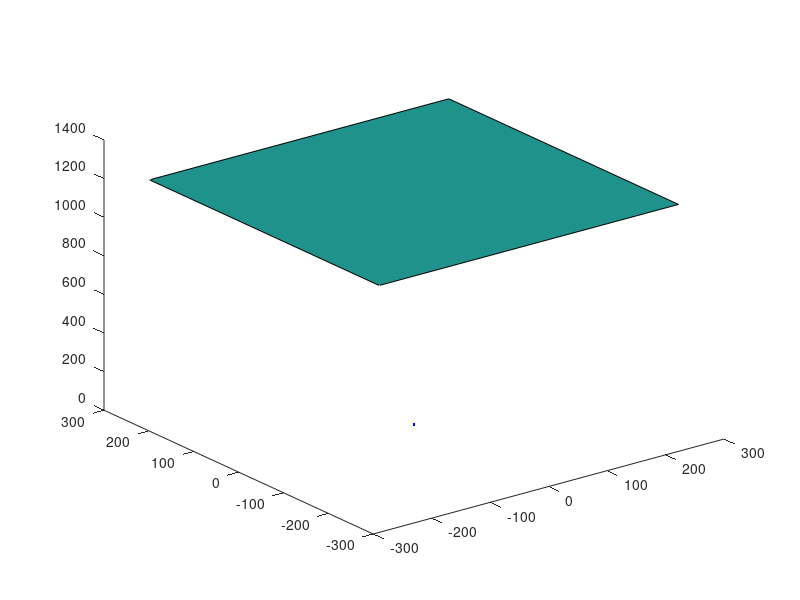

MATLAB code for this plot: (Note: this script raises an error after producing the figure.)
plot3(0,0,0,'.b')
hold on
x=[-256,256;-256,256];
y=[-256,-256;256,256];
z=[1204.385308,1204.385308;1204.385308,1204.385308];
surf(x,y,z)
alpha(0.3)
plot3(-233.860000,232.980000,1204.385308,'.b')
hold on
plot3(-218.360000,-139.150000,1204.385308,'.b')
hold on
x=linspace(-218.360000,-234.954635,10000);
y=linspace(-139.150000,-138.403975,10000);
z=linspace(1204.385308,1204.385308,10000);
plot3(x,y,z,'b')
hold on
plot3(-181.170000,-67.360000,1204.385308,'.b')
hold on
x=linspace(-181.170000,-167.667103,10000);
y=linspace(-67.360000,-52.009280,10000);
z=linspace(1204.385308,1204.385308,10000);
plot3(x,y,z,'b')
hold on
plot3(-148.260000,152.560000,1204.385308,'.b')
hold on
x=linspace(-148.260000,-126.862904,10000);
y=linspace(152.560000,132.949700,10000);
z=linspace(1204.385308,1204.385308,10000);
plot3(x,y,z,'b')
hold on
plot3(-114.830000,96.420000,1204.385308,'.b')
hold on
x=linspace(-114.830000,-143.181066,10000);
y=linspace(96.420000,93.300564,10000);
z=linspace(1204.385308,1204.385308,10000);
plot3(x,y,z,'b')
hold on
plot3(-30.410000,-189.990000,1204.385308,'.b')
hold on
x=linspace(-30.410000,5.952932,10000);
y=linspace(-189.990000,-178.595178,10000);
z=linspace(1204.385308,1204.385308,10000);
plot3(x,y,z,'b')
hold on
plot3(-16.330000,-226.760000,1204.385308,'.b')
hold on
x=linspace(-16.330000,28.844467,10000);
y=linspace(-226.760000,-229.517087,10000);
z=linspace(1204.385308,1204.385308,10000);
plot3(x,y,z,'b')
hold on
plot3(-20.050000,-97.690000,1204.385308,'.b')
hold on
x=linspace(-20.050000,-13.248437,10000);
y=linspace(-97.690000,-110.345522,10000);
z=linspace(1204.385308,1204.385308,10000);
plot3(x,y,z,'b')
hold on
plot3(0.010000,-107.490000,1204.385308,'.b')
hold on
x=linspace(0.010000,4.654503,10000);
y=linspace(-107.490000,-80.510757,10000);
z=linspace(1204.385308,1204.385308,10000);
plot3(x,y,z,'b')
hold on
plot3(7.770000,181.450000,1204.385308,'.b')
hold on
x=linspace(7.770000,-8.271230,10000);
y=linspace(181.450000,152.725793,10000);
z=linspace(1204.385308,1204.385308,10000);
plot3(x,y,z,'b')
hold on
plot3(27.250000,175.030000,1204.385308,'.b')
hold on
x=linspace(27.250000,11.935636,10000);
y=linspace(175.030000,142.059307,10000);
z=linspace(1204.385308,1204.385308,10000);
plot3(x,y,z,'b')
hold on
plot3(95.790000,30.550000,1204.385308,'.b')
hold on
x=linspace(95.790000,71.135073,10000);
y=linspace(30.550000,13.644707,10000);
z=linspace(1204.385308,1204.385308,10000);
plot3(x,y,z,'b')
hold on
plot3(136.890000,238.590000,1204.385308,'.b')
hold on
plot3(168.590000,182.250000,1204.385308,'.b')
hold on
plot3(205.430000,-56.160000,1204.385308,'.b')
hold on
x=linspace(205.430000,215.407503,10000);
y=linspace(-56.160000,-80.076642,10000);
z=linspace(1204.385308,1204.385308,10000);
plot3(x,y,z,'b')
hold on
plot3(-13.248437,-110.345522,1204.385308,'.r','markersize',7.660000)
hold on
plot3(-39.577163,-329.636083,3597.870124,'.r','markersize',11.660000)
hold on
x=linspace(0,-39.577163,10000);
y=linspace(0,-329.636083,10000);
z=linspace(0,3597.870124,10000);
plot3(x,y,z,'b')
hold on
plot3(4.654503,-80.510757,1204.385308,'.r','markersize',7.310000)
hold on
plot3(13.932310,-240.992619,3605.083103,'.r','markersize',11.310000)
hold on
x=linspace(0,13.932310,10000);
y=linspace(0,-240.992619,10000);
z=linspace(0,3605.083103,10000);
plot3(x,y,z,'b')
hold on
plot3(-74.168668,-160.570840,1204.385308,'.r','markersize',7.080000)
hold on
plot3(-220.144730,-476.600497,3574.812442,'.r','markersize',11.080000)
hold on
plot3(5.952932,-178.595178,1204.385308,'.r','markersize',7.450000)
hold on
plot3(17.665416,-529.983865,3574.031445,'.r','markersize',11.450000)
hold on
x=linspace(0,17.665416,10000);
y=linspace(0,-529.983865,10000);
z=linspace(0,3574.031445,10000);
plot3(x,y,z,'b')
hold on
plot3(-111.192960,-103.136415,1204.385308,'.r','markersize',7.240000)
hold on
plot3(-330.965174,-306.984919,3584.845610,'.r','markersize',11.240000)
hold on
plot3(55.652928,-49.871073,1204.385308,'.r','markersize',9.100000)
hold on
plot3(166.638326,-149.326052,3606.220893,'.r','markersize',13.100000)
hold on
plot3(-74.504740,-21.098763,1204.385308,'.r','markersize',7.920000)
hold on
plot3(-223.053676,-63.165870,3605.711145,'.r','markersize',11.920000)
hold on
plot3(65.802035,-56.441468,1204.385308,'.r','markersize',7.680000)
hold on
plot3(196.896686,-168.887449,3603.831913,'.r','markersize',11.680000)
hold on
plot3(27.367743,-12.732754,1204.385308,'.r','markersize',7.550000)
hold on
plot3(82.077457,-38.186270,3612.021710,'.r','markersize',11.550000)
hold on
plot3(-6.462819,7.666538,1204.385308,'.r','markersize',7.320000)
hold on
plot3(-19.387786,22.998818,3613.030708,'.r','markersize',11.320000)
hold on
plot3(-137.845817,-116.171294,1204.385308,'.r','markersize',9.270000)
hold on
plot3(-408.981522,-344.674316,3573.349894,'.r','markersize',13.270000)
hold on
plot3(-137.534143,-135.684534,1204.385308,'.r','markersize',9.390000)
hold on
plot3(-407.394114,-401.915330,3567.546753,'.r','markersize',13.390000)
hold on
plot3(-147.215164,-79.272288,1204.385308,'.r','markersize',7.870000)
hold on
plot3(-437.450111,-235.557740,3578.833006,'.r','markersize',11.870000)
hold on
plot3(104.726443,-95.838773,1204.385308,'.r','markersize',7.650000)
hold on
plot3(312.019333,-285.539631,3588.315313,'.r','markersize',11.650000)
hold on
plot3(93.983005,-28.201196,1204.385308,'.r','markersize',7.290000)
hold on
plot3(281.017917,-84.324196,3601.223971,'.r','markersize',11.290000)
hold on
plot3(81.077289,-192.622482,1204.385308,'.r','markersize',7.090000)
hold on
plot3(239.650597,-569.359109,3559.956956,'.r','markersize',11.090000)
hold on
plot3(28.844467,-229.517087,1204.385308,'.r','markersize',7.100000)
hold on
plot3(84.980151,-676.191961,3548.300796,'.r','markersize',11.100000)
hold on
x=linspace(0,84.980151,10000);
y=linspace(0,-676.191961,10000);
z=linspace(0,3548.300796,10000);
plot3(x,y,z,'b')
hold on
plot3(-45.879217,42.716142,1204.385308,'.r','markersize',9.580000)
hold on
plot3(-137.451597,127.975199,3608.271766,'.r','markersize',13.580000)
hold on
plot3(31.842502,-232.244334,1204.385308,'.r','markersize',8.700000)
hold on
plot3(93.767897,-683.899243,3546.601914,'.r','markersize',12.700000)
hold on
plot3(71.135073,13.644707,1204.385308,'.r','markersize',7.710000)
hold on
plot3(213.020336,40.860295,3606.639503,'.r','markersize',11.710000)
hold on
x=linspace(0,213.020336,10000);
y=linspace(0,40.860295,10000);
z=linspace(0,3606.639503,10000);
plot3(x,y,z,'b')
hold on
plot3(-77.872576,-235.728219,1204.385308,'.r','markersize',7.320000)
hold on
plot3(-228.807411,-692.623341,3538.759077,'.r','markersize',11.320000)
hold on
plot3(73.946281,-214.460390,1204.385308,'.r','markersize',7.440000)
hold on
plot3(218.005430,-632.263433,3550.719972,'.r','markersize',11.440000)
hold on
plot3(-167.667103,-52.009280,1204.385308,'.r','markersize',8.870000)
hold on
plot3(-497.741764,-154.396362,3575.375593,'.r','markersize',12.870000)
hold on
x=linspace(0,-497.741764,10000);
y=linspace(0,-154.396362,10000);
z=linspace(0,3575.375593,10000);
plot3(x,y,z,'b')
hold on
plot3(50.491871,38.943750,1204.385308,'.r','markersize',8.110000)
hold on
plot3(151.263757,116.667848,3608.102496,'.r','markersize',12.110000)
hold on
plot3(-80.717377,-247.084159,1204.385308,'.r','markersize',8.150000)
hold on
plot3(-236.702118,-724.569431,3531.836205,'.r','markersize',12.150000)
hold on
plot3(61.899155,38.843411,1204.385308,'.r','markersize',8.710000)
hold on
plot3(185.356576,116.316315,3606.523144,'.r','markersize',12.710000)
hold on
plot3(42.334086,52.838027,1204.385308,'.r','markersize',7.780000)
hold on
plot3(126.802056,158.264205,3607.460244,'.r','markersize',11.780000)
hold on
plot3(84.739821,-230.138511,1204.385308,'.r','markersize',7.760000)
hold on
plot3(249.107485,-676.532299,3540.500705,'.r','markersize',11.760000)
hold on
plot3(143.389370,-150.511238,1204.385308,'.r','markersize',7.610000)
hold on
plot3(423.900104,-444.954387,3560.508394,'.r','markersize',11.610000)
hold on
plot3(-155.133056,-217.885354,1204.385308,'.r','markersize',7.430000)
hold on
plot3(-454.330303,-638.109770,3527.222084,'.r','markersize',11.430000)
hold on
plot3(121.418290,14.526684,1204.385308,'.r','markersize',7.240000)
hold on
plot3(362.391740,43.357145,3594.674967,'.r','markersize',11.240000)
hold on
plot3(-27.188526,85.770725,1204.385308,'.r','markersize',7.050000)
hold on
plot3(-81.338908,256.597105,3603.114991,'.r','markersize',11.050000)
hold on
plot3(157.852991,-174.979715,1204.385308,'.r','markersize',7.720000)
hold on
plot3(464.745913,-515.169887,3545.914121,'.r','markersize',11.720000)
hold on
plot3(85.526118,77.253830,1204.385308,'.r','markersize',7.890000)
hold on
plot3(255.411597,230.707584,3596.725547,'.r','markersize',11.890000)
hold on
plot3(149.783020,-224.006922,1204.385308,'.r','markersize',8.280000)
hold on
plot3(438.507277,-655.806416,3525.978594,'.r','markersize',12.280000)
hold on
plot3(-234.954635,-138.403975,1204.385308,'.r','markersize',7.030000)
hold on
plot3(-687.463378,-404.961853,3523.960234,'.r','markersize',11.030000)
hold on
x=linspace(0,-687.463378,10000);
y=linspace(0,-404.961853,10000);
z=linspace(0,3523.960234,10000);
plot3(x,y,z,'b')
hold on
plot3(-143.181066,93.300564,1204.385308,'.r','markersize',7.030000)
hold on
plot3(-425.283127,277.125719,3577.321810,'.r','markersize',11.030000)
hold on
x=linspace(0,-425.283127,10000);
y=linspace(0,277.125719,10000);
z=linspace(0,3577.321810,10000);
plot3(x,y,z,'b')
hold on
plot3(4.704550,133.983823,1204.385308,'.r','markersize',7.420000)
hold on
plot3(14.027012,399.484070,3590.976393,'.r','markersize',11.420000)
hold on
plot3(73.896960,117.182209,1204.385308,'.r','markersize',7.130000)
hold on
plot3(220.238656,349.243762,3589.487353,'.r','markersize',11.130000)
hold on
plot3(-165.029347,-292.917184,1204.385308,'.r','markersize',7.380000)
hold on
plot3(-476.856770,-846.392139,3480.103978,'.r','markersize',11.380000)
hold on
plot3(215.407503,-80.076642,1204.385308,'.r','markersize',7.140000)
hold on
plot3(634.770187,-235.972583,3549.123762,'.r','markersize',11.140000)
hold on
x=linspace(0,634.770187,10000);
y=linspace(0,-235.972583,10000);
z=linspace(0,3549.123762,10000);
plot3(x,y,z,'b')
hold on
plot3(-161.743343,-297.709667,1204.385308,'.r','markersize',10.450000)
hold on
plot3(-467.099434,-859.757284,3478.150552,'.r','markersize',14.450000)
hold on
plot3(11.935636,142.059307,1204.385308,'.r','markersize',7.280000)
hold on
plot3(35.558672,423.223381,3588.107200,'.r','markersize',11.280000)
hold on
x=linspace(0,35.558672,10000);
y=linspace(0,423.223381,10000);
z=linspace(0,3588.107200,10000);
plot3(x,y,z,'b')
hold on
plot3(-271.036329,-131.239655,1204.385308,'.r','markersize',7.360000)
hold on
plot3(-788.825050,-381.960335,3505.247078,'.r','markersize',11.360000)
hold on
plot3(-239.885787,-226.076508,1204.385308,'.r','markersize',8.290000)
hold on
plot3(-694.129246,-654.170961,3484.987902,'.r','markersize',12.290000)
hold on
plot3(-87.729324,143.919550,1204.385308,'.r','markersize',7.080000)
hold on
plot3(-260.647921,427.591708,3578.285026,'.r','markersize',11.080000)
hold on
plot3(-8.271230,152.725793,1204.385308,'.r','markersize',7.740000)
hold on
plot3(-24.615987,454.526859,3584.368162,'.r','markersize',11.740000)
hold on
x=linspace(0,-24.615987,10000);
y=linspace(0,454.526859,10000);
z=linspace(0,3584.368162,10000);
plot3(x,y,z,'b')
hold on
plot3(221.619788,-31.105500,1204.385308,'.r','markersize',7.460000)
hold on
plot3(653.670494,-91.746084,3552.350387,'.r','markersize',11.460000)
hold on
plot3(-262.808045,-189.544352,1204.385308,'.r','markersize',7.050000)
hold on
plot3(-761.350948,-549.107134,3489.086101,'.r','markersize',11.050000)
hold on
plot3(-126.862904,132.949700,1204.385308,'.r','markersize',7.130000)
hold on
plot3(-376.234392,394.285862,3571.817755,'.r','markersize',11.130000)
hold on
x=linspace(0,-376.234392,10000);
y=linspace(0,394.285862,10000);
z=linspace(0,3571.817755,10000);
plot3(x,y,z,'b')
hold on
plot3(181.870245,54.431611,1204.385308,'.r','markersize',7.320000)
hold on
plot3(538.956473,161.303292,3569.089926,'.r','markersize',11.320000)
hold on
